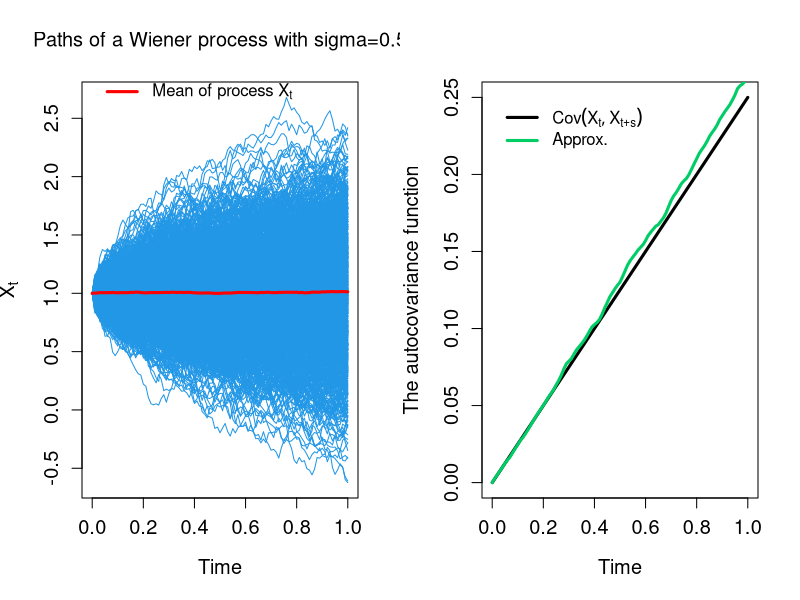

Here is the R script that generated this plot:

##########################
#  Autocovariance of Wiener process with
#  Author. KACEF,MA. PhD.
#  ENSSEA, 2023
###########################

################################################
#   Simulation of arithmetic Brownian motion paths
#        SDE:  dXt=mu*dt+sigma*dWt
#   mu in R (drift) and  Sigma>0 (volatility)
#            Author: KACEF,M.A.
#              ENSSEA, 2022
################################################

################################################
#          Arguments 
################################################
# X0 start value of the Arithmetic Brownian Motion, i.e. X(0)=X0
# mu the drift parameter 
# sigma	the volatility of the underlying asset, this is a strictly positive numerical value; for example, 0.25 means a volatility of 25%.
# [t0,T] Time interval, in option pricing we consider that t0 is the purchase date of the contract and T is its maturity.
# N number of simulated paths
# n number of points used to construct a one path of X
################################################

abm=function(n,N,t0,T,X0,mu,sigma,Z){
  delta=(T-t0)/n
  X=matrix(nrow=N,ncol=n+1)
  X[,1]=X0
  for(j in 1:N){
    for(i in 2:(n+1)){
      X[j,i]=X[j,i-1]+mu*delta+sigma*sqrt(delta)*Z[j,i-1]
    }}  
  return(X)
}

#########################################
#           Plot paths function
########################################
plot_paths=function(X,t0,T)
{
  dt=(T-t0)/n
  t=seq(t0,T,by=dt)
  plot(t,type="n",xlim=c(t0,T),ylim=c(min(X),max(X)),ylab=expression(X[t]),xlab="Time",main=expression("Paths of a Wiener process with sigma=0.5"),cex.lab=1.2,cex.axis=1.2)
  for (j in 1:N)
  {
    lines(t,X[j,],col="#2297E6")
  }
  
}
########################################
# Example of paths simulation of abm
########################################
n=10^2
N=10^3
t0=0
T=1
X0=1
mu=0
sigma=0.5
Z=matrix(rnorm(N*n),nrow=N,ncol=n)
X=abm(n,N,t0,T,X0,mu,sigma,Z)
par(mfrow=c(1,2))
plot_paths(X,t0,T)

##########################################
# 3 rd Qu.
y<-vector()
for(j in 1:(n+1)) {y[j]<-mean(X[,j])}
dt=(T-t0)/n
t=seq(t0,T,by=dt)
lines(t,y,lwd=3,col="red")
###########################################
legend(x=0,y=2.9,legend =expression("Mean of process "* X[t]), col ="red",lty=1,bty="n",lwd=3)
##########################################
# True mean of process S

C_x<-function(t) {sigma^2*t}
y2<-vector()
y2<-sapply(t,C_x)
plot(t,y2,col="black",lwd=3,type='l',xlim=c(t0,T),ylim=c(0,sigma^2),ylab="The autocovariance function",xlab="Time",main=expression(""),cex.lab=1.2,cex.axis=1.2)
legend(x=0,y=,0.25,legend =expression(Cov(X[t],X[t+s])), col ="black",lty=1,bty="n",lwd=3)
legend(x=0,y=,0.235,legend =expression("Approx."), col ="springgreen3",lty=1,bty="n",lwd=3)


######################

covat<-vector()
for(i in 1:n){
  covat[i]<-cov(X[,i],X[,i+1])
}
y3<-vector()
y3<-covat
t3<-t[-(n+1)]
lines(t3,y3,col="springgreen3",lwd=3,type='l')
